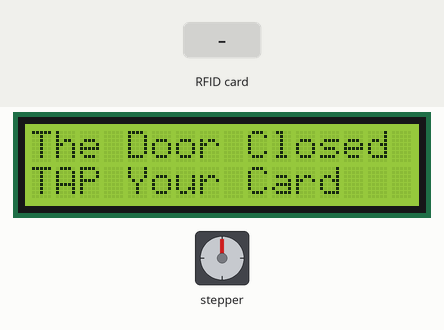
Bench run of a sketch on a simulated Arduino Uno, built with avr-gcc and run on an emulated ATmega328P. On the bench: stepper motor, 16×2 character LCD. Wiring (inferred from the names in the program): stepper motor (200 steps per turn assumed): coils A0, A1, A2, A3. The inputs (shaded band) are chosen by the test bench. What the sketch prints to the serial monitor is not drawn.

Above: at 1.3 s.
1.4 s: RFID card 00 5F 91 7C held to the reader
At 2.4 s:
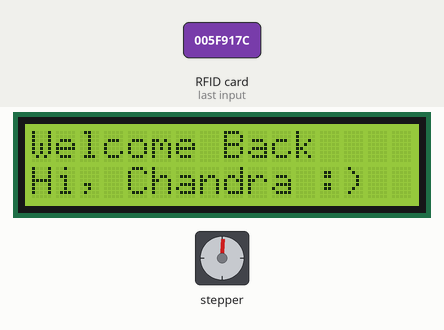
3.0 s: RFID card E7 14 2D 5B held to the reader
At 5.7 s:
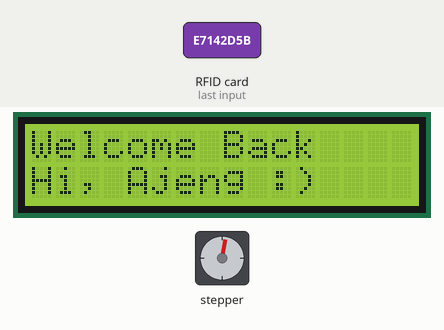
6.0 s: RFID card 8D CF 8A AB held to the reader
At 8.8 s:
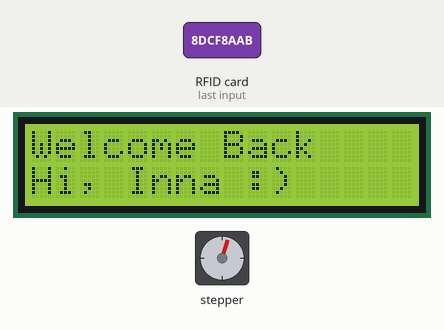
9.0 s: RFID card 5E 7A 19 C4 held to the reader
At 12.8 s:
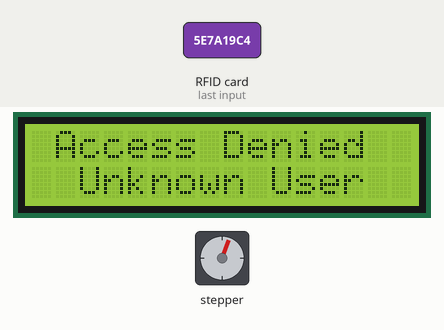
Timing chart, 0 to 14.3 s (numbered marks = the images above; inputs shaded):
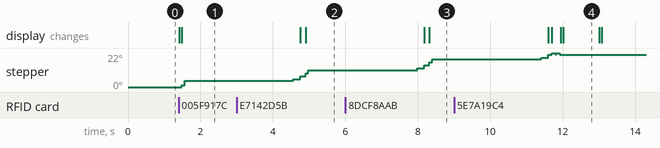

Measured:
- after the input at 1.4 s, stepper: goes 1° 0.08 s, then 4°, starting after 0.08 s; the display: first changes at once (image 1 shows a later state)
- what the display in image 4 shows lasts 1.0 s, from 12.0 s to 13.0 s

The sketch:

Project_RFID_doorlock_system.ino
```cpp
/* Project R.F.I.D door lock system
 * "THE PROGRAMING IS YOUR LOGIC"
 * 2021 Present >>> TEKNIK ELEKTRONIKA INDUSTRI SMK BKM 2 <<<
 * Design Program and Mechanic by :
 * Chandra P.W.G & Wahyu Gamma Gene
 * --------------------------------
 */


// Masukan Inisial dan library :


#include <LiquidCrystal.h>
#include "SPI.h"
#include "MFRC522.h"
#define SS_PIN 10
#define RST_PIN 9
MFRC522 rfid(SS_PIN, RST_PIN);
MFRC522::MIFARE_Key key;
LiquidCrystal lcd(3,4,5,6,7,8);

int ledgreen = A0 ;
int ledred = A1 ;
int buz  = A2 ;
int coil = A3 ;

void setup() {

  lcd.begin (16,2) ;
  Serial.begin(9600);
  SPI.begin();
  rfid.PCD_Init();
      lcd.clear ();
    lcd.begin (16,2) ;
    lcd.print ("The Door Closed") ;
    lcd.setCursor(0,1) ;
    lcd.print ("TAP Your Card") ;
    digitalWrite (ledred, HIGH) ;
  pinMode (coil, OUTPUT) ;
  pinMode (ledgreen, OUTPUT) ;
  pinMode (ledred, OUTPUT) ;
  pinMode (buz, OUTPUT) ;

}

void loop() {


  if (!rfid.PICC_IsNewCardPresent() || !rfid.PICC_ReadCardSerial())
    return;

  // Serial.print(F("PICC type: "));
  MFRC522::PICC_Type piccType = rfid.PICC_GetType(rfid.uid.sak);
  // Serial.println(rfid.PICC_GetTypeName(piccType));

  // Check is the PICC of Classic MIFARE type
  if (piccType != MFRC522::PICC_TYPE_MIFARE_MINI &&
    piccType != MFRC522::PICC_TYPE_MIFARE_1K &&
    piccType != MFRC522::PICC_TYPE_MIFARE_4K) {
    Serial.println(F("Your tag is not of type MIFARE Classic."));
    return;
  }

  String strID = "";
  for (byte i = 0; i < 4; i++) {
    strID +=
    (rfid.uid.uidByte[i] < 0x10 ? "0" : "") +
    String(rfid.uid.uidByte[i], HEX) +
    (i!=3 ? ":" : "");
  }
  strID.toUpperCase();
  Serial.print("Tap card key: ");
  Serial.println(strID);

  rfid.PICC_HaltA();
  rfid.PCD_StopCrypto1();

  if (strID.indexOf("00:5F:91:7C") >= 0) {
    lcd.clear ();
    lcd.begin (16,2) ;
    lcd.print ("Welcome Back") ;
    lcd.setCursor(0,1) ;
    lcd.print ("Hi, Chandra :) ") ;
    digitalWrite(ledred, LOW);
    digitalWrite(buz, HIGH);
    delay (80);
    digitalWrite(buz, LOW);
    digitalWrite(coil, HIGH);
    digitalWrite(ledgreen, HIGH);
    delay (3000);
    digitalWrite(coil, LOW);
    digitalWrite(ledgreen, LOW);
    delay (200) ;
    digitalWrite(ledred, HIGH);
    lcd.clear ();
    lcd.begin (16,2) ;
    lcd.print ("The Door Closed") ;
    lcd.setCursor(0,1) ;
    lcd.print ("TAP Your Card") ;
return;
  }
 else if (strID.indexOf("E7:14:2D:5B") >= 0) { //E6:11:0C:C5
    lcd.clear ();
    lcd.begin (16,2) ;
    lcd.print ("Welcome Back") ;
    lcd.setCursor(0,1) ;
    lcd.print ("Hi, Ajeng :)") ;
    digitalWrite(ledred, LOW);
    digitalWrite(buz, HIGH);
    delay (80);
    digitalWrite(buz, LOW);
    digitalWrite(coil, HIGH);
    digitalWrite(ledgreen, HIGH);
    delay (3000);
    digitalWrite(coil, LOW);
    digitalWrite(ledgreen, LOW);
    delay (200) ;
    digitalWrite(ledred, HIGH);
    lcd.clear ();
    lcd.begin (16,2) ;
    lcd.print ("The Door Closed") ;
    lcd.setCursor(0,1) ;
    lcd.print ("TAP Your Card") ;
return;
  }
else if (strID.indexOf("8D:CF:8A:AB") >= 0) {
    lcd.clear ();
    lcd.begin (16,2) ;
    lcd.print ("Welcome Back") ;
    lcd.setCursor(0,1) ;
    lcd.print ("Hi, Inna :)") ;
    digitalWrite(ledred, LOW);
    digitalWrite(buz, HIGH);
    delay (80);
    digitalWrite(buz, LOW);
    digitalWrite(coil, HIGH);
    digitalWrite(ledgreen, HIGH);
    delay (3000);
    digitalWrite(coil, LOW);
    digitalWrite(ledgreen, LOW);
    delay (200) ;
    digitalWrite(ledred, HIGH);
    lcd.clear ();
    lcd.begin (16,2) ;
    lcd.print ("The Door Closed") ;
    lcd.setCursor(0,1) ;
    lcd.print ("TAP Your Card") ;
return;
  }

else if (strID.indexOf("EE:C1:2D:5B") >= 0) {
    lcd.clear ();
    lcd.begin (16,2) ;
    lcd.print ("Welcome Back") ;
    lcd.setCursor(0,1) ;
    lcd.print ("Adi Priansyah :)") ;
    digitalWrite(ledred, LOW);
    digitalWrite(buz, HIGH);
    digitalWrite(ledgreen, HIGH);
    digitalWrite(coil, HIGH);
    delay (300);
    digitalWrite(buz, LOW);
    delay (3000);
    digitalWrite(coil, LOW);
    digitalWrite(ledgreen, LOW);
    digitalWrite(ledred, HIGH);
    delay (300) ;

    lcd.clear ();
    lcd.begin (16,2) ;
    lcd.print ("The Door Closed") ;
    lcd.setCursor(0,1) ;
    lcd.print ("TAP Your Card") ;
return;
  }

  else if (strID.indexOf("55:6B:2D:5B") >= 0) {
    lcd.clear ();
    lcd.begin (16,2) ;
    lcd.print ("Welcome Back") ;
    lcd.setCursor(0,1) ;
    lcd.print ("Wahyu Jr :)") ;
    digitalWrite(ledred, LOW);
    digitalWrite(buz, HIGH);
    delay (80);
    digitalWrite(buz, LOW);
    digitalWrite(coil, HIGH);
    digitalWrite(ledgreen, HIGH);
    delay (3000);
    digitalWrite(coil, LOW);
    digitalWrite(ledgreen, LOW);
    delay (200) ;
    digitalWrite(ledred, HIGH);
    lcd.clear ();
    lcd.begin (16,2) ;
    lcd.print ("The Door Closed") ;
    lcd.setCursor(0,1) ;
    lcd.print ("TAP Your Card") ;
return;
  }

  else if (strID.indexOf("19:3A:4E:38") >= 0) {
    lcd.clear ();
    lcd.begin (16,2) ;
    lcd.print ("Welcome Back") ;
    lcd.setCursor(0,1) ;
    lcd.print ("Arif udin ") ;
    digitalWrite(ledred, LOW);
    digitalWrite(buz, HIGH);
    delay (80);
    digitalWrite(buz, LOW);
    digitalWrite(coil, HIGH);
    digitalWrite(ledgreen, HIGH);
    delay (3000);
    digitalWrite(coil, LOW);
    digitalWrite(ledgreen, LOW);
    delay (200) ;
    digitalWrite(ledred, HIGH);
    lcd.clear ();
    lcd.begin (16,2) ;
    lcd.print ("The Door Closed") ;
    lcd.setCursor(0,1) ;
    lcd.print ("TAP Your Card") ;
return;
  }

 else {
    delay(30) ;
    digitalWrite(ledgreen, LOW);
    digitalWrite(coil, LOW);
    digitalWrite(ledred, HIGH);
    digitalWrite(buz, HIGH);
    delay(100);
    digitalWrite(buz, LOW);
    delay (20) ;
    digitalWrite(buz, HIGH);
    delay(100);
    digitalWrite(buz, LOW);
    delay (20) ;

    lcd.clear ();
    lcd.begin (16,2) ;
    lcd.print (" Access Denied") ;
    lcd.setCursor (0,1) ;
    lcd.print ("  Unknown User  ") ;
    delay (1000) ;
    lcd.clear ();
    lcd.begin (16,2) ;
    lcd.print ("The Door Closed") ;
    lcd.setCursor(0,1) ;
    lcd.print ("TAP Your Card") ;


  }
}
```
